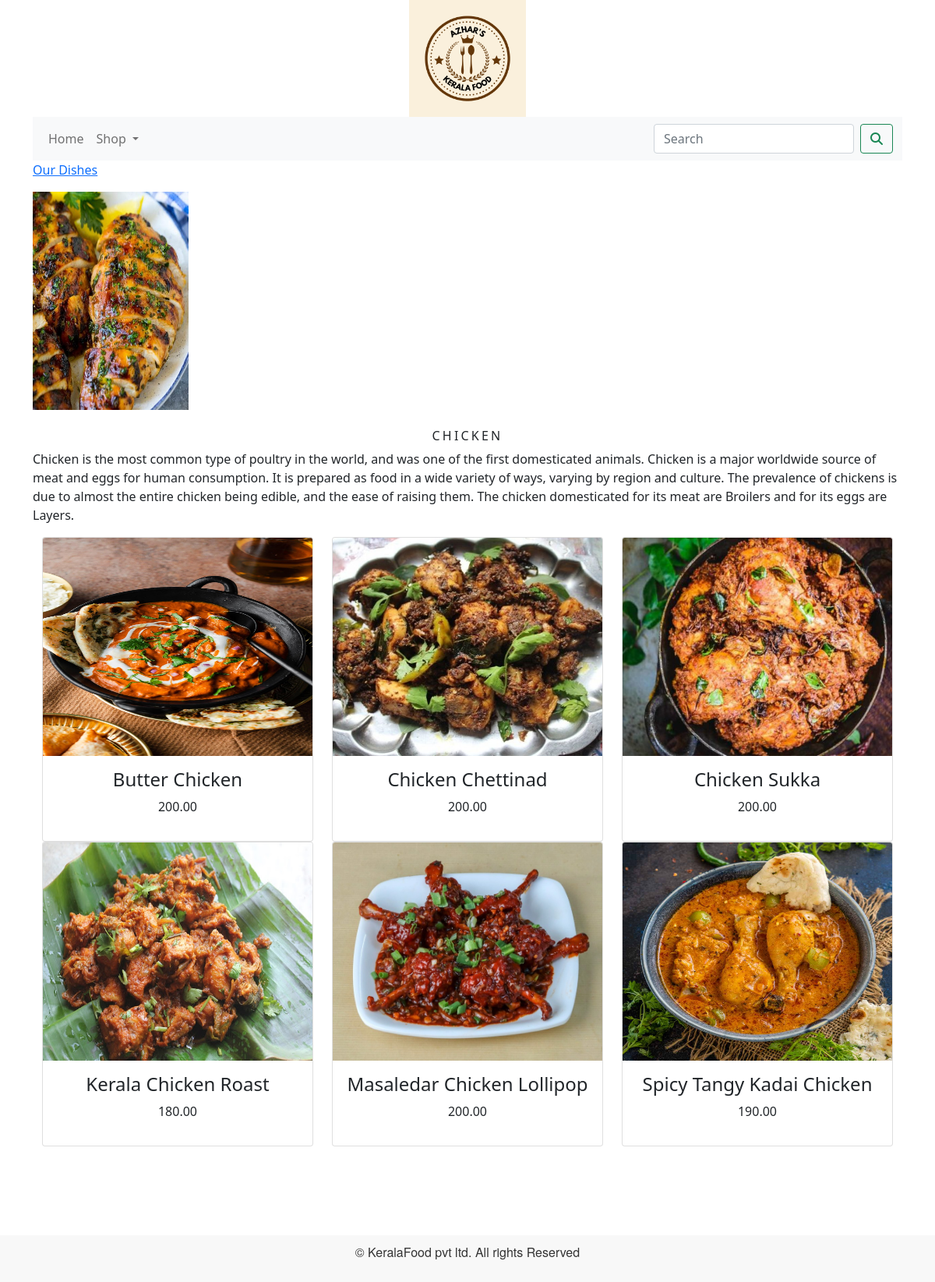
Page /shop/chicken/ on the committed database.
### shop/models.py (models this page shows, shortened)
class Category(models.Model):
    name=models.CharField(max_length=250,unique=True)
    slug=models.SlugField(max_length=250,unique=True)
    description=models.TextField(blank=True)
    image=models.ImageField(upload_to='category',blank=True)
    def get_url(self):
        return reverse('shop:products_by_category', args=[self.slug])
    class Meta:
        ordering=['name']
        verbose_name='category'
        verbose_name_plural='categories'

class Product(models.Model):
    name=models.CharField(max_length=250,unique=True)
    slug=models.SlugField(max_length=250, unique=True)
    description=models.TextField(blank=True)
    price=models.DecimalField(max_digits=10,decimal_places=2)
    category=models.ForeignKey(Category,on_delete=models.CASCADE)
    image=models.ImageField(upload_to='product',blank=True)
    stock=models.IntegerField()
    available=models.BooleanField(default=True)
    created=models.DateTimeField(auto_now_add=True)
    update=models.DateTimeField(auto_now=True)
    def get_url(self):
        return reverse('shop:prodCatDetail',args=[self.category.slug,self.slug])
    class Meta:
        ordering=['name']
        verbose_name='product'
        verbose_name_plural='products'

### shop/views.py (the view)
# urls.py: path('',views.allProdCat,name='allProdCat'),
def allProdCat(request,c_slug=None):
    c_page=None
    products_list=None
    if c_slug!= None:
        c_page=get_object_or_404(Category,slug=c_slug)
        products_list=Product.objects.all().filter(category=c_page,available=True)
    else:
        products_list=Product.objects.all().filter(available=True)
    paginator=Paginator(products_list,6)
    try:
        page=int(request.GET.get('page','1'))
    except:
        page=1
    try:
        products=paginator.page(page)
    except(EmptyPage,InvalidPage):
        products=paginator.page(paginator.num_pages)
    return render(request,"category.html",{'category':c_page,'products':products})

### cart/context_processors.py (called while the page is built)
def counter(request):
    item_count=0
    if'admin' in request.path:
        return {}
    else:
        try:
            cart=Cart.objects.filter(cart_id=cart_id(request))
            car_items=CartItem.objects.all().filter(cart=cart[:1])
            for cart_item in car_items:
                item_count += cart_item.quantity
        except Cart.DoesNotExist:
            item_count=0
        return dict(item_count=item_count)

### cart/views.py (called while the page is built)
def cart_id(request):
    cart=request.session.session_key
    if not cart:
        cart=request.session.create()
    return cart

### shop/context_processors.py (called while the page is built)
def menu_links(request):
    links=Category.objects.all()
    return dict(links=links)

### template/category.html (shortened to what this page needs)
{% extends 'base.html' %}
{% load static %}
{% block content %}
{% if category %}
    <div>
        <div class="row my_row_class">
            <div class="mx-auto">
            <p><a href="{% url 'shop:allProdCat' %}">Our Dishes</a> </p>
        </div>
            </div>
    </div>
    {% endif %}
<div class="mx_auto">
    {% if category %}
    <img class="my_image" src="{{category.image.url}}" alt="{{category.name}}">
</div>
    <br>
<div>
    <h1 class="text-center my_title">{{category.name}}</h1>
    <p class="text-justify">{{category.description}}</p>
</div>
     {% endif %}
<div class="container">
    <div class="row mx_auto">
        {% for product in products.object_list %}
        <div class="my_bottom_margin col-9 col-sm-12 col-md-4 col-lg-4 ">
            <div class="card text-center" style="min-width:18rem;">
                <a href="{{product.get_url}}"><img class="card-img-top my_image"  src="{{product.image.url}}" alt="{{product.name}}"></a>
            <div class="card-body">
                <h4>{{product.name}}</h4>
                <p>{{product.price}}</p>
            </div>
            </div>
        </div>
        {% endfor %}
    </div>
    <br>
</div>
{% endblock %}

### static/css/custom.css (style rules this page uses)
body { font-family: 'Roboto', sans-serif; }
.my_image { width:200px; height:280px; }
.my_title { font-size:16px; text-transform:uppercase; letter-spacing:.2em; }
.my_bottom_margin { margin_bottom:10px; }

### rows in the picture
Category: image (picture), name "CHICKEN", description "Chicken is the most common type of poultry in the world, and was one of the first domesticated animals. Chicken is a major worldwide source of meat and eggs for human consumption. It is prepared as food in a wide variety of ways, varying by region and culture. The prevalence of chickens is due to almost the entire chicken being edible, and the ease of raising them. The chicken domesticated for its meat are Broilers and for its eggs are Layers."
Product: image (picture), name "Butter Chicken", price "200.00"
Product: image (picture), name "Chicken Chettinad", price "200.00"
Product: image (picture), name "Chicken Sukka", price "200.00"
Product: image (picture), name "Kerala Chicken Roast", price "180.00"
Product: image (picture), name "Masaledar Chicken Lollipop", price "200.00"
Product: image (picture), name "Spicy Tangy Kadai Chicken", price "190.00"
